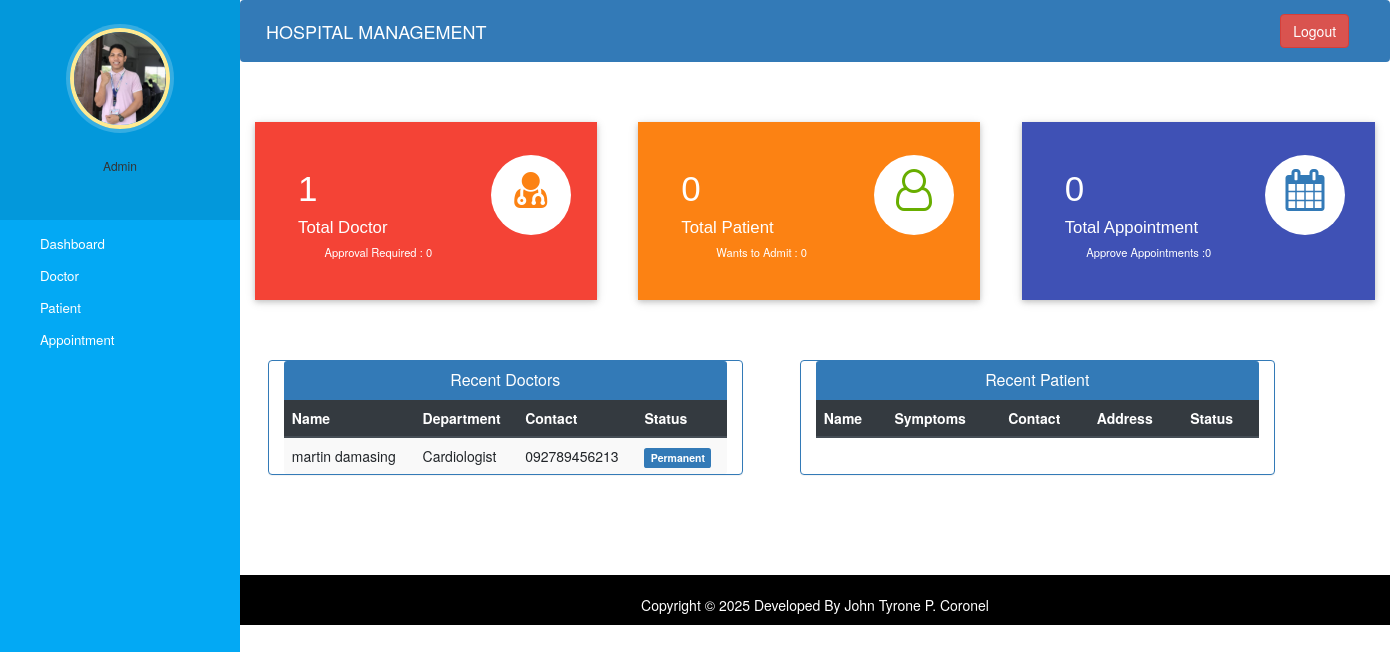
Page /admin-dashboard (signed in) on the committed database.
### hospital/models.py (models this page shows, shortened)
class Doctor(models.Model):
    user=models.OneToOneField(User,on_delete=models.CASCADE)
    profile_pic= models.ImageField(upload_to='profile_pic/DoctorProfilePic/',null=True,blank=True)
    address = models.CharField(max_length=40)
    mobile = models.CharField(max_length=20,null=True)
    department= models.CharField(max_length=50,choices=departments,default='Cardiologist')
    status=models.BooleanField(default=False)
    @property
    def get_name(self):
        return self.user.first_name+" "+self.user.last_name

### hospital/views.py (the view)
# urls.py: path('admin-dashboard', views.admin_dashboard_view,name='admin-dashboard'),
@login_required(login_url='adminlogin')
@user_passes_test(is_admin)
def admin_dashboard_view(request):
    doctors=models.Doctor.objects.all().order_by('-id')
    patients=models.Patient.objects.all().order_by('-id')
    doctorcount=models.Doctor.objects.all().filter(status=True).count()
    pendingdoctorcount=models.Doctor.objects.all().filter(status=False).count()
    patientcount=models.Patient.objects.all().filter(status=True).count()
    pendingpatientcount=models.Patient.objects.all().filter(status=False).count()
    appointmentcount=models.Appointment.objects.all().filter(status=True).count()
    pendingappointmentcount=models.Appointment.objects.all().filter(status=False).count()
    mydict={
    'doctors':doctors,
    'patients':patients,
    'doctorcount':doctorcount,
    'pendingdoctorcount':pendingdoctorcount,
    'patientcount':patientcount,
    'pendingpatientcount':pendingpatientcount,
    'appointmentcount':appointmentcount,
    'pendingappointmentcount':pendingappointmentcount,
    }
    return render(request,'hospital/admin_dashboard.html',context=mydict)

### hospital/views.py (called while the page is built)
def is_admin(user):
    return user.is_superuser or user.groups.filter(name='ADMIN').exists()

### templates/hospital/admin_dashboard.html (shortened to what this page needs)
{% extends 'hospital/admin_base.html' %}
{% load static %}
{% block content %}
{%include 'hospital/admin_dashboard_cards.html'%}
<br><br><br>
<div class="container">
  <div class="row">
    <div class="panel panel-primary col-md-5" style="margin-left:2%;">
      <div class="panel-heading" style="text-align:center;">
        <h6 class="panel-title">Recent Doctors</h6>
      </div>
      <table class="table table-hover table-striped" id="dev-table">
        <thead class="thead-dark">
          <tr>
            <th>Name</th>
            <th>Department</th>
            <th>Contact</th>
            <th>Status</th>
          </tr>
        </thead>
        {% for d in doctors %}
        <tr>
          <td> {{d.get_name}}</td>
          <td>{{d.department}}</td>
          <td>{{d.mobile}}</td>
          {%if d.status%}
          <td> <span class="label label-primary">Permanent</span></td>
          {% else %}
          <td> <span class="label label-success">On Hold</span></td>
          {% endif %}
        </tr>
        {% endfor %}
      </table>
    </div>
    <div class="panel panel-primary col-md-5" style="margin-left:5%;">
      <div class="panel-heading" style="text-align:center;">
        <h6 class="panel-title">Recent Patient</h6>
      </div>
      <table class="table table-hover table-striped" id="dev-table">
        <thead class="thead-dark">
          <tr>
            <th>Name</th>
            <th>Symptoms</th>
            <th>Contact</th>
            <th>Address</th>
            <th>Status</th>
          </tr>
        </thead>
      </table>
    </div>
  </div>
</div>
{% endblock content %}

### static/style.css (style rules this page uses)
body { padding-left: 240px; }

### templates/hospital/admin_base.html (style rules this page uses)
body { padding-left: 240px; }

### rows in the picture
Doctor: get_name "martin damasing", department "Cardiologist", mobile "092789456213", status "Permanent"

### other values in the picture
{{ doctorcount }} "1"
{{ pendingdoctorcount }} "0"
{{ patientcount }} "0"
{{ pendingpatientcount }} "0"
{{ appointmentcount }} "0"
{{ pendingappointmentcount }} "0"
